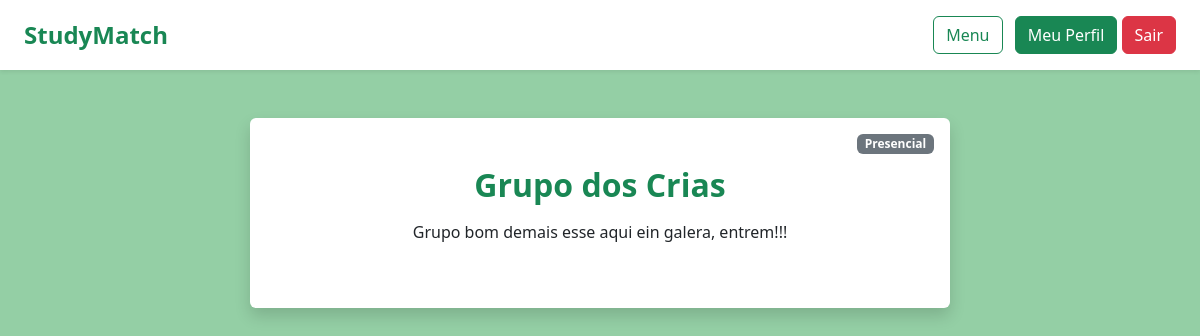
The page /grupo/1 on the database its author committed.
### tables this page shows
CREATE TABLE groups (
                id INTEGER PRIMARY KEY AUTOINCREMENT,
                nome TEXT NOT NULL,
                descricao TEXT,
                materia TEXT,
                estilo TEXT,
                administrador_id INTEGER
            );

### app/routes/group_routes.py (the view)
    @bp.route("/grupo/<int:grupo_id>")
    def ver_grupo(grupo_id):
        grupo = group_use_case.get_group(grupo_id)
        if not grupo:
            return "Grupo não encontrado", 404
        return render_template("grupo.html", grupo=grupo)

### infra/repositories/group_repository_sqlite.py (called while the page is built)
    def find_by_id(self, group_id):
        cursor = self.conn.cursor()
        cursor.execute("""
            SELECT id, nome, descricao, materia, estilo, administrador_id FROM groups WHERE id = ?
        """, (group_id,))
        row = cursor.fetchone()
        return Group(*row) if row else None

### use_cases/group_use_case.py (called while the page is built)
    def get_group(self, group_id):
        return self.repository.find_by_id(group_id)

### app/templates/grupo.html (shortened to what this page needs)
{% extends "base.html" %}
{% block content %}
<div class="d-flex justify-content-center">
  <div class="position-relative text-center p-5 bg-white rounded shadow" style="max-width: 700px; width: 100%;">
    <span class="position-absolute top-0 end-0 mt-3 me-3 badge bg-secondary">
      {{ grupo.estilo|capitalize }}
    </span>
    <h2 class="text-success mb-3">{{ grupo.nome }}</h2>
    <p>{{ grupo.descricao }}</p>
  </div>
</div>
{% endblock %}

### app/static/css/style.css (style rules this page uses)
h1, h2 { font-weight: bold; }
body.bg-soft-green { background-color: #94cfa5; font-family: 'Segoe UI', Tahoma, Geneva, Verdana, sans-serif; margin: 0; }

### rows shown on the page
groups: estilo "Presencial", nome "Grupo dos Crias", descricao "Grupo bom demais esse aqui ein galera, entrem!!!"
